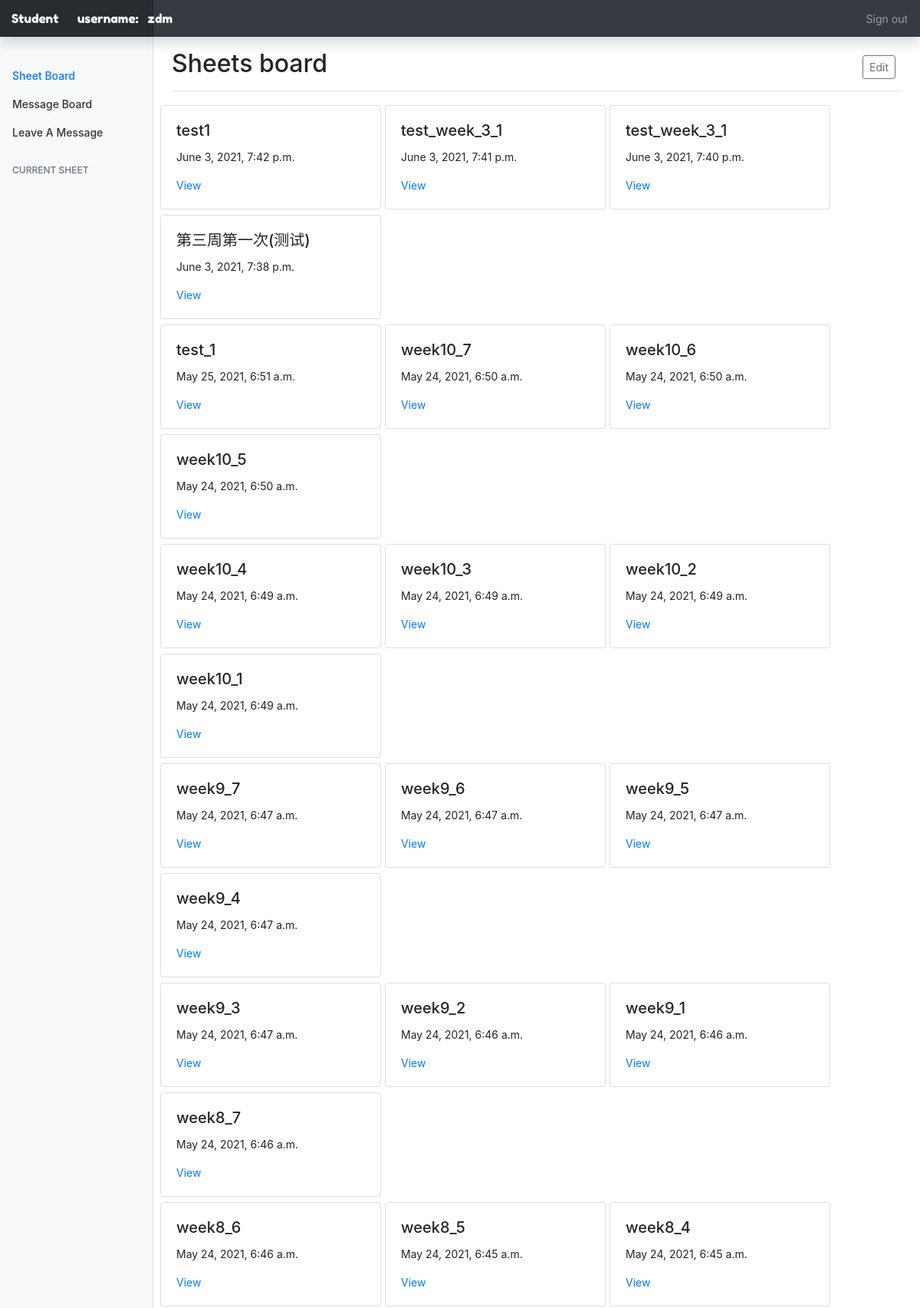
/student/sheet/sheetboard/zdm/ (upper part), run on the app's committed database.
### student/models.py (models this page shows)
class Student(models.Model):
    std_name = models.CharField(max_length=10)
    std_gender = models.CharField(max_length=10)
    std_age = models.IntegerField()
    std_id = models.CharField(max_length=10)
    std_class = models.CharField(max_length=20)
    std_college = models.CharField(max_length=20)

### teacher/models.py (models this page shows, shortened)
class Sheet(models.Model):
    title = models.CharField(max_length=20, blank=False)
    '''这里的title可以表示这次的sheet主题是怎么样的，也可以表示这个sheet是什么时候发布的，比如：第一周、第二周之类的'''
    body = RichTextField(config_name='ckeditor')
    sheet_slug = models.SlugField(null=True)
    week = models.ForeignKey(Week, on_delete=models.CASCADE, null=True, related_name='sheets')
    created_at = models.DateTimeField(auto_now_add=True)

### student/views.py (the view)
# urls.py: path('sheet/sheetboard/<studentname>/', SheetBoardView.as_view(), name='sheetboard'),
class SheetBoardView(ListView):
    template_name = 'student/sheet_board.html'
    context_object_name = 'sheets'
    def get_queryset(self):
        queryset = Sheet.objects.filter()
        queryset = queryset.order_by('-created_at')
        print("zheline")
        return queryset
    def get_context_data(self, *, object_list=None, **kwargs):
        context = super(SheetBoardView, self).get_context_data()
        context['sheetboard'] = True
        print(self.kwargs['studentname'] + "    chuxianle shenme")
        student = get_object_or_404(Student, std_name=self.kwargs['studentname'])
        context['studentname'] = student.std_name
        print(context['studentname'] + "现在这个地方会不会显示呢")
        return context

### templates/student/sheet_board.html (shortened to what this page needs)
{% extends "student/base_std.html" %}
{% block header %}Sheets board{% endblock %}
{% block studentname %}{{ studentname }}{% endblock %}
{% block sheetboard %}active{% endblock %}
{% block content %}
    <div class="row">
        {% for sheet in sheets %}
            <div class="card-group buffer">
                <div class="card" style="width: 18rem;">
                    <div class="card-body">
                        <h5 class="card-title">{{ sheet.title }}</h5>
                        <p class="card-text">{{ sheet.created_at }}</p>
                        <a href="{% url "student:one_sheet" studentname sheet.sheet_slug %}"
                           class="card-link">View</a>
                    </div>
                </div>
            </div>
            {% if forloop.counter|divisibleby:4 %}
                </div>
                <div class="row">
            {% endif %}
        {% endfor %}
        </div>
{% endblock %}

### statics/notes/css/base.css (style rules this page uses)
body { font-size: .875rem; }

### templates/student/sheet_board.html (style rules this page uses)
.buffer { margin: 2px 5px 5px 0px; }

### data on the page
Student: std_name "zdm"
Sheet: title "test1", created_at "June 3, 2021, 7:42 p.m."
Sheet: title "test_week_3_1", created_at "June 3, 2021, 7:41 p.m."
Sheet: title "test_week_3_1", created_at "June 3, 2021, 7:40 p.m."
Sheet: title "第三周第一次(测试)", created_at "June 3, 2021, 7:38 p.m."
Sheet: title "test_1", created_at "May 25, 2021, 6:51 a.m."
Sheet: title "week10_7", created_at "May 24, 2021, 6:50 a.m."
Sheet: title "week10_6", created_at "May 24, 2021, 6:50 a.m."
Sheet: title "week10_5", created_at "May 24, 2021, 6:50 a.m."
Sheet: title "week10_4", created_at "May 24, 2021, 6:49 a.m."
Sheet: title "week10_3", created_at "May 24, 2021, 6:49 a.m."
Sheet: title "week10_2", created_at "May 24, 2021, 6:49 a.m."
Sheet: title "week10_1", created_at "May 24, 2021, 6:49 a.m."
Sheet: title "week9_7", created_at "May 24, 2021, 6:47 a.m."
Sheet: title "week9_6", created_at "May 24, 2021, 6:47 a.m."
Sheet: title "week9_5", created_at "May 24, 2021, 6:47 a.m."
Sheet: title "week9_4", created_at "May 24, 2021, 6:47 a.m."
Sheet: title "week9_3", created_at "May 24, 2021, 6:47 a.m."
Sheet: title "week9_2", created_at "May 24, 2021, 6:46 a.m."
Sheet: title "week9_1", created_at "May 24, 2021, 6:46 a.m."
Sheet: title "week8_7", created_at "May 24, 2021, 6:46 a.m."
Sheet: title "week8_6", created_at "May 24, 2021, 6:46 a.m."
Sheet: title "week8_5", created_at "May 24, 2021, 6:45 a.m."
Sheet: title "week8_4", created_at "May 24, 2021, 6:45 a.m."
